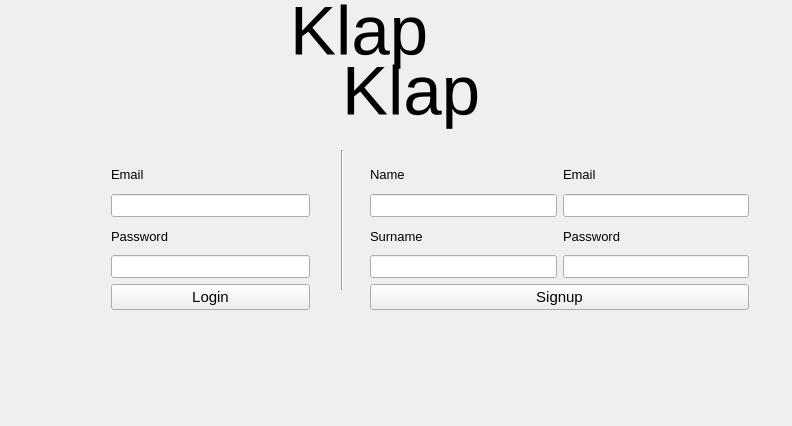
<?xml version="1.0" encoding="UTF-8"?>
<ui version="4.0">
 <class>LoginWindow</class>
 <widget class="QMainWindow" name="LoginWindow">
  <property name="geometry">
   <rect>
    <x>0</x>
    <y>0</y>
    <width>792</width>
    <height>426</height>
   </rect>
  </property>
  <property name="windowTitle">
   <string>KlapKlap</string>
  </property>
  <property name="autoFillBackground">
   <bool>true</bool>
  </property>
  <widget class="QWidget" name="centralWidget">
   <widget class="QWidget" name="verticalLayoutWidget">
    <property name="geometry">
     <rect>
      <x>100</x>
      <y>150</y>
      <width>221</width>
      <height>171</height>
     </rect>
    </property>
    <layout class="QVBoxLayout" name="loginLayout">
     <item>
      <widget class="QLabel" name="login_email_label">
       <property name="font">
        <font>
         <pointsize>10</pointsize>
        </font>
       </property>
       <property name="text">
        <string>Email</string>
       </property>
      </widget>
     </item>
     <item>
      <widget class="QLineEdit" name="login_email_input">
       <property name="font">
        <font>
         <pointsize>10</pointsize>
        </font>
       </property>
      </widget>
     </item>
     <item>
      <widget class="QLabel" name="login_password_label">
       <property name="font">
        <font>
         <pointsize>10</pointsize>
        </font>
       </property>
       <property name="text">
        <string>Password</string>
       </property>
      </widget>
     </item>
     <item>
      <widget class="QLineEdit" name="login_password_input">
       <property name="font">
        <font>
         <pointsize>10</pointsize>
        </font>
       </property>
      </widget>
     </item>
     <item>
      <widget class="QPushButton" name="loginBtn">
       <property name="font">
        <font>
         <pointsize>11</pointsize>
        </font>
       </property>
       <property name="text">
        <string>Login</string>
       </property>
      </widget>
     </item>
    </layout>
   </widget>
   <widget class="QLabel" name="title1">
    <property name="geometry">
     <rect>
      <x>290</x>
      <y>-40</y>
      <width>141</width>
      <height>141</height>
     </rect>
    </property>
    <property name="font">
     <font>
      <pointsize>52</pointsize>
     </font>
    </property>
    <property name="text">
     <string>Klap</string>
    </property>
   </widget>
   <widget class="QLabel" name="title2">
    <property name="geometry">
     <rect>
      <x>342</x>
      <y>30</y>
      <width>151</width>
      <height>121</height>
     </rect>
    </property>
    <property name="font">
     <font>
      <pointsize>52</pointsize>
     </font>
    </property>
    <property name="text">
     <string>Klap</string>
    </property>
   </widget>
   <widget class="Line" name="line">
    <property name="geometry">
     <rect>
      <x>332</x>
      <y>150</y>
      <width>21</width>
      <height>140</height>
     </rect>
    </property>
    <property name="orientation">
     <enum>Qt::Vertical</enum>
    </property>
   </widget>
   <widget class="QWidget" name="verticalLayoutWidget_4">
    <property name="geometry">
     <rect>
      <x>359</x>
      <y>150</y>
      <width>401</width>
      <height>171</height>
     </rect>
    </property>
    <layout class="QVBoxLayout" name="signupLayout">
     <item>
      <layout class="QGridLayout" name="singupGridLayout">
       <item row="0" column="1">
        <layout class="QVBoxLayout" name="anagraphicLayout">
         <item>
          <widget class="QLabel" name="signup_name_label">
           <property name="enabled">
            <bool>true</bool>
           </property>
           <property name="sizeIncrement">
            <size>
             <width>0</width>
             <height>0</height>
            </size>
           </property>
           <property name="font">
            <font>
             <pointsize>10</pointsize>
            </font>
           </property>
           <property name="text">
            <string>Name</string>
           </property>
          </widget>
         </item>
         <item>
          <widget class="QLineEdit" name="signup_name_input">
           <property name="font">
            <font>
             <pointsize>10</pointsize>
            </font>
           </property>
          </widget>
         </item>
         <item>
          <widget class="QLabel" name="signup_surname_label">
           <property name="font">
            <font>
             <pointsize>10</pointsize>
            </font>
           </property>
           <property name="text">
            <string>Surname</string>
           </property>
          </widget>
         </item>
         <item>
          <widget class="QLineEdit" name="signup_surname_input">
           <property name="sizeIncrement">
            <size>
             <width>4</width>
             <height>0</height>
            </size>
           </property>
           <property name="font">
            <font>
             <pointsize>10</pointsize>
            </font>
           </property>
          </widget>
         </item>
        </layout>
       </item>
       <item row="0" column="2">
        <layout class="QVBoxLayout" name="userLayout">
         <item>
          <widget class="QLabel" name="signup_email_label">
           <property name="font">
            <font>
             <pointsize>10</pointsize>
            </font>
           </property>
           <property name="text">
            <string>Email</string>
           </property>
          </widget>
         </item>
         <item>
          <widget class="QLineEdit" name="signup_email_input">
           <property name="font">
            <font>
             <pointsize>10</pointsize>
            </font>
           </property>
          </widget>
         </item>
         <item>
          <widget class="QLabel" name="signup_password_label">
           <property name="font">
            <font>
             <pointsize>10</pointsize>
            </font>
           </property>
           <property name="text">
            <string>Password</string>
           </property>
          </widget>
         </item>
         <item>
          <widget class="QLineEdit" name="signup_password_input">
           <property name="font">
            <font>
             <pointsize>10</pointsize>
            </font>
           </property>
          </widget>
         </item>
        </layout>
       </item>
      </layout>
     </item>
     <item>
      <widget class="QPushButton" name="signupBtn">
       <property name="font">
        <font>
         <pointsize>11</pointsize>
        </font>
       </property>
       <property name="text">
        <string>Signup</string>
       </property>
      </widget>
     </item>
    </layout>
   </widget>
  </widget>
 </widget>
 <layoutdefault spacing="6" margin="11"/>
 <resources/>
 <connections/>
</ui>
